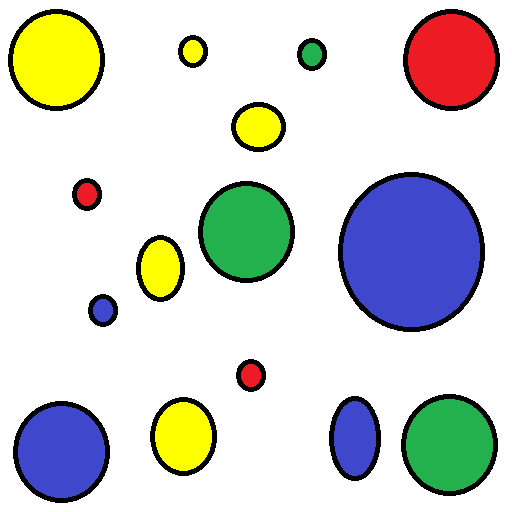
//> input picture Input.png, 512 x 512 px
$ ./Yellow_object   (built with g++ and OpenCV 4)
//> lines starting //> are read from the running program, lines starting //| are printed output that depends on the picture; after the words box and inside, x2 and y2 are one past the last pixel; in counts of white or black regions, pixels touching at a corner belong together
#include <opencv2/opencv.hpp>
#include <iostream>

using namespace std;
using namespace cv;

const int max_value_H = 180;
const int max_value = 255;

int main()
{

	string image_path1 = "Res/Input.png";
	Mat img = imread(image_path1, IMREAD_COLOR);
//> img is the input picture: 512 rows x 512 cols, CV_8UC3; mean B, G, R 207.9, 212.5, 210.1
	resize(img, img, { 500,500 });
//> img: 500 rows x 500 cols, CV_8UC3
	imshow("Orginal Image", img);

	if (img.empty())
	{
		cout << "Could not read the image: " << endl;
		return 1;
	}
	Mat F = img.clone();
	Mat G = img.clone();
	Mat H = img.clone();

	//////////////////////////////////////// YELLOW SEGMENTATION ////////////////////////////////////////////////////////////////////


	vector<int> lower_bound = { 24,255,255 };
	vector<vector<Point> > contours;
	vector<Vec4i> hierarchy;
	int low_H = lower_bound[0], low_S = lower_bound[1], low_V = lower_bound[2];
	int high_H = max_value_H, high_S = max_value, high_V = max_value;
	Mat hsvImg, mask_yellow;
	cvtColor(img, hsvImg, COLOR_BGR2HSV);
//> hsvImg: 500 rows x 500 cols, CV_8UC3; mean H, S, V 21.6, 47, 230.7
	inRange(hsvImg, Scalar(low_H, low_S, low_V), Scalar(high_H, high_S, high_V), mask_yellow);
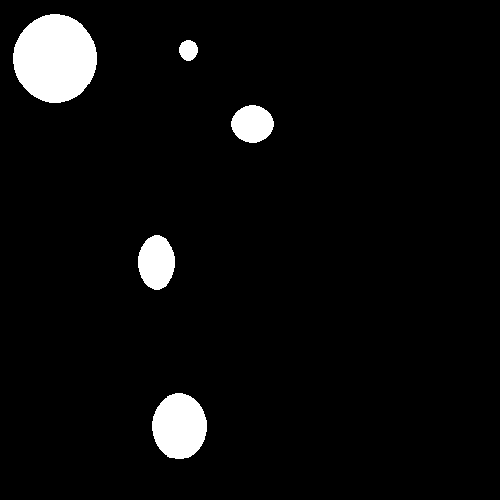
//> mask_yellow: 500 rows x 500 cols, CV_8UC1; 4.7% white; 5 white regions
	findContours(mask_yellow, contours, hierarchy, RETR_TREE, CHAIN_APPROX_NONE);
//> contours = 5 contours; box (x1, y1, x2, y2) and area: (13, 14, 97, 103) 5672, (152, 393, 207, 459) 2739, (138, 235, 175, 290) 1498, (231, 105, 274, 143) 1187, (179, 40, 198, 61) 279

	for (int contour = 0; contour < contours.size(); contour++)
	{
		Scalar colour(0 & 0xFF, 0 & 0xFF, 0 & 0xFF);
		drawContours(F, contours, contour, colour, FILLED, 8, hierarchy);

	}
//> this loop made 5 passes
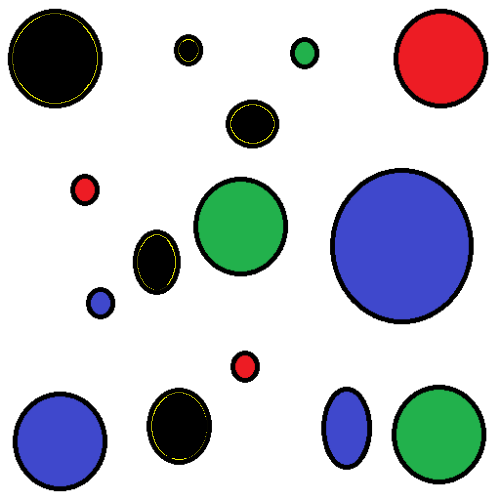
//> F: 500 rows x 500 cols, CV_8UC3; mean B, G, R 207.9, 200.5, 198.2
	Mat yellow_seg = img - F;


	/////////////////////////////////////// DETECTING CIRCLES //////////////////////////////////////////////////////////////////////


	Mat imgGray, imgBlur, imgCanny, imgDil, imgErode, difgray, imgThreshold, binaryImg, gn;
	cvtColor(yellow_seg, imgGray, COLOR_BGR2GRAY);
//> imgGray: 500 rows x 500 cols, CV_8UC1; values 0 (black) and 226 (white), 4.7% white; 5 white regions, box (x1, y1, x2, y2) and area: (13, 14, 97, 103) 5793, (152, 393, 207, 459) 2825, (138, 235, 175, 290) 1564, (231, 105, 274, 143) 1243, (179, 40, 198, 61) 307
	GaussianBlur(imgGray, imgBlur, Size(3, 3), 3, 0);
	Canny(imgBlur, imgCanny, 25, 75);
//> imgCanny: 500 rows x 500 cols, CV_8UC1; 0.33% white in thin lines or dots, all inside (x1, y1, x2, y2) = (12, 13, 274, 459)
	Mat kernel = getStructuringElement(MORPH_RECT, Size(2, 3));
	dilate(imgCanny, imgDil, kernel);
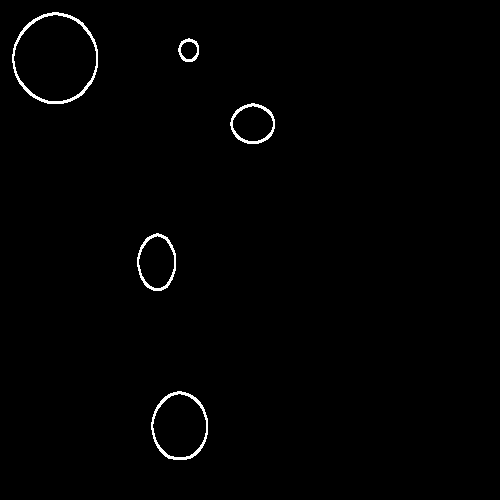
//> imgDil: 500 rows x 500 cols, CV_8UC1; 0.93% white in thin lines or dots, all inside (x1, y1, x2, y2) = (12, 12, 275, 460)

	vector<Vec3f> circles;
	HoughCircles(imgDil, circles, HOUGH_GRADIENT, 1, imgDil.rows / 10, 100, 30, 40, 55);
//> circles = 1 circle (x, y, radius): [54.5, 57.5, 42.7]
	Point new1, new2;
	for (size_t i = 0; i < circles.size(); i++)
	{
		Vec3i c = circles[i];
		int x1 = c[0];
		int y1 = c[1];
		Point center = Point(c[0], c[1]);
		int radius = c[2];
		circle(G, center, radius, Scalar(0, 0, 0), FILLED);
		new1 = Point(x1 - radius - 20, y1 - radius - 20);
		new2 = Point((x1 + radius+ 20), y1 + radius + 20);

	}
//> this loop made 1 pass
//> (x1, y1, radius, new1, new2) on pass 1: (54, 58, 43, Point(-9, -5), Point(117, 121))
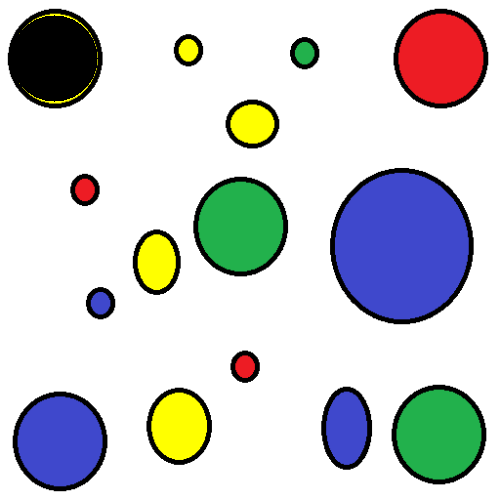
//> G: 500 rows x 500 cols, CV_8UC3; mean B, G, R 207.9, 206.6, 204.3
	Mat one_cir = img - G;
	//imshow("ONE CIRCLE", one_cir);
	rectangle(one_cir, new1, new2, Scalar(0, 255, 255), FILLED);
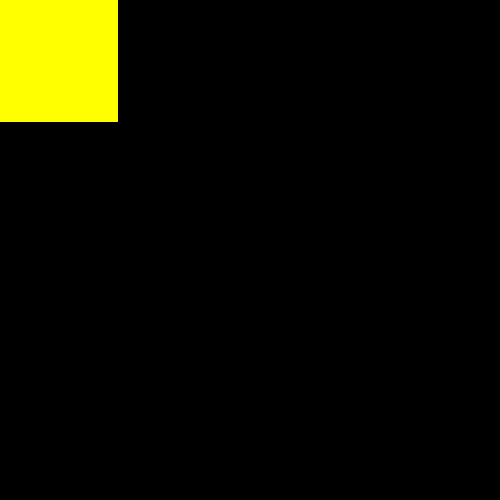
//> one_cir: 500 rows x 500 cols, CV_8UC3; mean B, G, R 0, 14.7, 14.7

	////////////////// MASKING THE LOCATION OF CIRCLE ///////////////////////////


	Mat Hhsv, new_mask;
	cvtColor(one_cir, Hhsv, COLOR_BGR2HSV);
//> Hhsv: 500 rows x 500 cols, CV_8UC3; mean H, S, V 1.7, 14.7, 14.7
	inRange(Hhsv, Scalar(low_H, low_S, low_V), Scalar(max_value_H, max_value, max_value), new_mask);
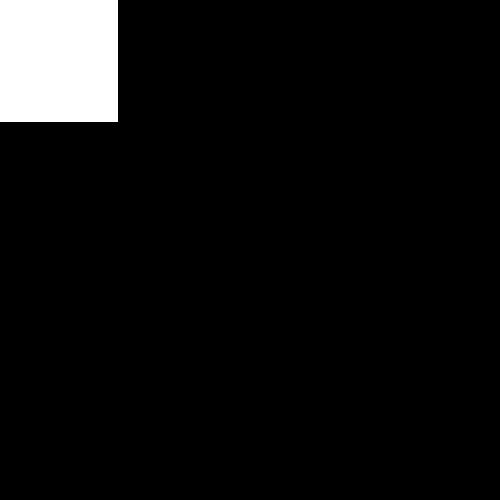
//> new_mask: 500 rows x 500 cols, CV_8UC1; 5.8% white; 1 white region, box (x1, y1, x2, y2) and area: (0, 0, 118, 122) 14396
	//imshow("new_mask", new_mask);

	for (int i = 0; i < new_mask.cols; i++) {
		for (int j = 0; j < new_mask.rows; j++) {
			if (new_mask.at<uchar>(j, i) != 255) {
				img.at<Vec3b>(j, i)[0] = 255;
				img.at<Vec3b>(j, i)[1] = 255;
				img.at<Vec3b>(j, i)[2] = 255;

			}

		}

	}
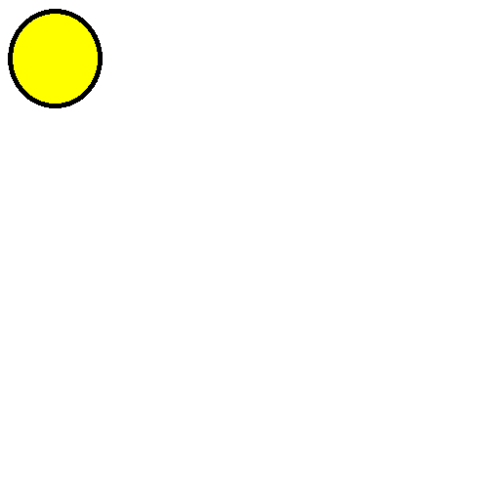
//> img: 500 rows x 500 cols, CV_8UC3; mean B, G, R 247.5, 253.6, 253.6

	/////////////////////////////// FINAL IMAGE /////////////////////////////


	imshow("Processed Image", img);

	waitKey(0);
	return 0;
}
